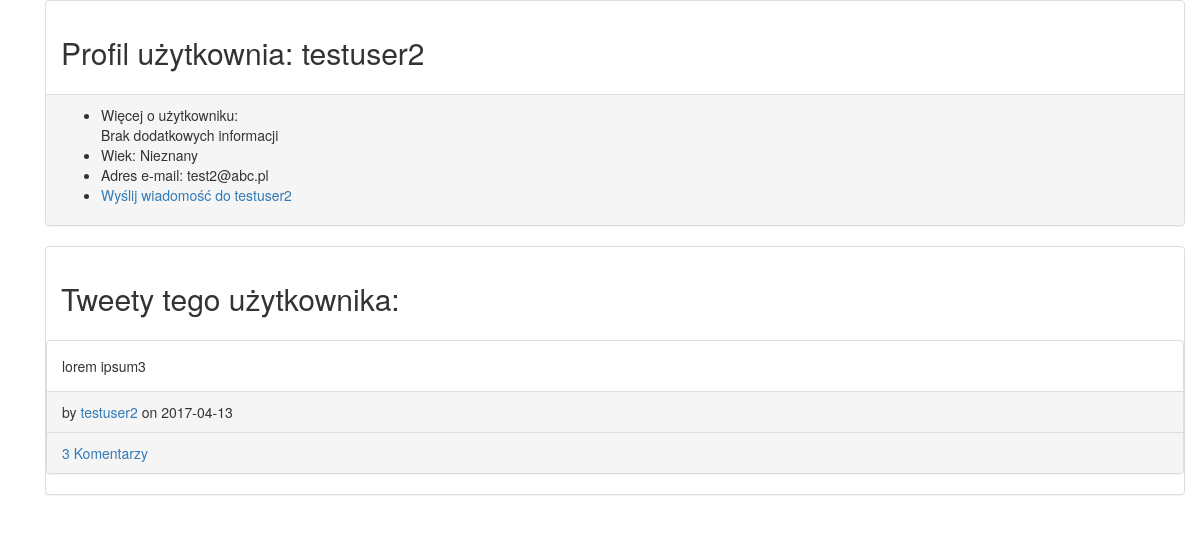
The app's page /user.php?userId=2, older data.
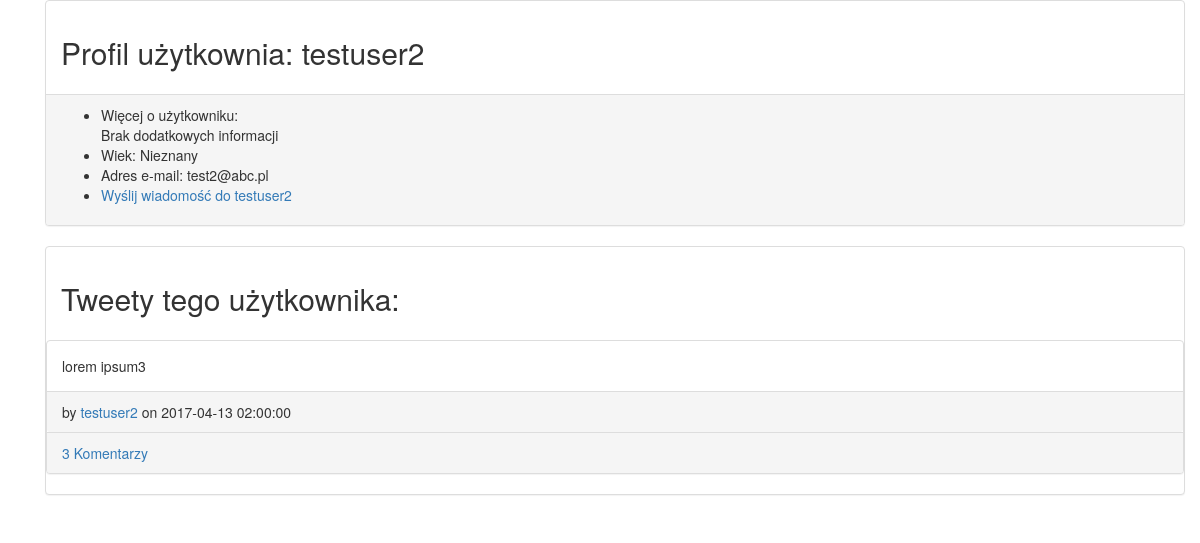
The same page, newer data.
### tables this page shows
CREATE TABLE `Tweets` (
  `id` int(11) NOT NULL,
  `userId` int(11) NOT NULL,
  `text` varchar(120) NOT NULL,
  `creationDate` datetime NOT NULL
);

CREATE TABLE `Users` (
  `id` int(11) NOT NULL,
  `email` varchar(255) NOT NULL,
  `username` varchar(255) NOT NULL,
  `hash_pass` varchar(60) NOT NULL
);

### src/UserExtended.php (called while the page is built, shortened)
<?php
require_once __DIR__ . '/User.php';
class UserExtended extends User {
    static public function loadMoreAboutUser(PDO $conn, $id) {
        $stmt = $conn->prepare('SELECT Users.id, Users.username, Users.email, UsersInfo.aboutMe, UsersInfo.age, UsersInfo.userId FROM Users JOIN UsersInfo ON Users.id = UsersInfo.userId WHERE Users.id = :id');
        $result = $stmt->execute(['id' => $id]);
        if ($result === true && $stmt->rowCount() == 1) {
            $row = $stmt->fetch(PDO::FETCH_ASSOC);
            $loadedUserDetails = new UserExtended($id);
            $loadedUserDetails->setUsername($row['username']);
            $loadedUserDetails->setEmail($row['email']);
            $loadedUserDetails->setAboutMe($row['aboutMe']);
            $loadedUserDetails->setAge($row['age']);
            return $loadedUserDetails;
        }
        else {
            $loadedUser = User::loadUserById($conn, $id);
            $loadedUserDetails = new UserExtended($id);
            $loadedUserDetails->setUsername($loadedUser->getUsername());
            $loadedUserDetails->setEmail($loadedUser->getEmail());
            $loadedUserDetails->setAboutMe('Brak dodatkowych informacji');
            $loadedUserDetails->setAge('Nieznany');
            return $loadedUserDetails;
        }
    }
}

### src/User.php (called while the page is built, shortened)
<?php
class User
{
    private $username;
    private $email;
    public function __construct() {
        $this->username = '';
        $this->email = '';
    }
    public function getUsername() {
        return $this->username;
    }
    public function getEmail() {
        return $this->email;
    }
    public function setUsername($username) {
        $this->username = $username;
    }
    public function setEmail($email) {
        $this->email = $email;
    }
    static public function loadUserById(PDO $conn, $id) {
        $stmt = $conn->prepare('SELECT * FROM Users WHERE id=:id');
        $result = $stmt->execute(['id' => $id]);
        if ($result === true && $stmt->rowCount() == 1) {
            $row = $stmt->fetch(PDO::FETCH_ASSOC);
            $loadedUser = new User();
            $loadedUser->id = $row['id'];
            $loadedUser->setUsername($row['username']);
            $loadedUser->setHashPass($row['hash_pass']);
            $loadedUser->setEmail($row['email']);
            return $loadedUser;
        }
    }
}

### src/Tweet.php (called while the page is built, shortened)
<?php
class Tweet {
    private $id;
    private $userId;
    private $text;
    private $creationdate;
    public function __construct($id = 0) {
        if ($id != 0) {
            $this->id = $id;
        }
        else {
            $this->id = -1;
        }
        $this->userId = null;
        $this->text = null;
        $this->creationdate = null;
    }
    public function setUserId($userId) {
        $this->userId = $userId;
    }
    public function setText($text) {
        $this->text = $text;
    }
    public function setCreationdate($creationdate) {
        $this->creationdate = $creationdate;
    }
    public function getId() {
        return $this->id;
    }
    public function getUserId() {
        return $this->userId;
    }
    public function getText() {
        return $this->text;
    }
    public function getCreationdate() {
        return $this->creationdate;
    }
    static public function loadTweetsByUserId(PDO $conn, $userId) {
        $sql = 'SELECT * FROM Tweets WHERE userId = :userId';
        $stmt = $conn->prepare($sql);
        $stmt->execute(['userId'=>$userId]);
        $result = $stmt;
        $array = [];
        if ($result != false && $result->rowCount() > 0) {
            $allTweets = $result->fetchAll();
            foreach ($allTweets as $row) {
                $loadedTweet = new Tweet($row['id']);
                $loadedTweet->setUserId($row['userId']);
                $loadedTweet->setText($row['text']);
                $loadedTweet->setCreationdate($row['creationDate']);
                $array[] = $loadedTweet;
            }
            return $array;
        }
        else {
            return false;
        }
    }
}

### src/Comment.php (called while the page is built, shortened)
<?php
class Comment {
    static public function countCommentsForAllPosts(PDO $conn) {
        $counted = $conn->query('SELECT Tweets.id, COUNT(Comments.tweetId) AS comment_counter FROM Tweets LEFT JOIN Comments ON Tweets.id = Comments.tweetId GROUP BY Tweets.id');
        $result = $counted->fetchAll(PDO::FETCH_KEY_PAIR);
        return $result;
    }
}

### user.php (the view, shortened to what the changed rows need)
<?php
require_once __DIR__ . '/src/UserExtended.php';
require_once __DIR__ . '/src/Tweet.php';
require_once __DIR__ . '/src/Comment.php';
require_once __DIR__ . '/connection.php';
include_once __DIR__ . '/header.php';
echo '<div class="container"><div class="container">';
if ($_SERVER['REQUEST_METHOD'] == 'GET') {
    if (isset ($_GET['userId'])) {
        $userId = intval($_GET['userId']);
        $user = UserExtended::loadMoreAboutUser($conn, $userId);
        if ($user != null) {
            echo '<div class="panel panel-default"><div class="panel-body">';
            echo '<h2>Profil użytkownia: '.$user->getUsername().'</h2>';
            echo '</div><div class="panel-footer"><ul>';
            echo '</ul></div></div>';
            $commentCounter = Comment::countCommentsForAllPosts($conn);
            $alltweets = Tweet::loadTweetsByUserId($conn, intval($_GET['userId']));
            echo '<div class="panel panel-default"><div class="panel-body"><h2>Tweety tego użytkownika:</h2></div>';
            foreach ($alltweets as $tweet) {
                $userId = $tweet->getUserId();
                $user = User::loadUserById($conn, $userId);
                $username = $user->getUsername();
                echo '<div class="panel panel-default"><div class="panel-body">';
                echo $tweet->getText();
                echo '</div><div class="panel-footer"> by <a href="user.php?userId='.$userId.'">'.$username.'</a> on '.$tweet->getCreationdate().'</div>';
                echo '<div class="panel-footer"><a href="tweet.php?tweetId='.$tweet->getId().'">'.$commentCounter[$tweet->getId()].' Komentarzy</a></div></div>';
            }
        }
        else {
            echo 'Błedne ID użytkownika <br><a href="index.php">Wróc na stronę główną</a>';
        }
    }
}
echo '</div></div>';
include __DIR__ . '/footer.php';

Row changes from the older to the newer data that the page shows:
changed tweets "lorem ipsum3": creationDate "2017-04-13" → "2017-04-13 02:00:00"
